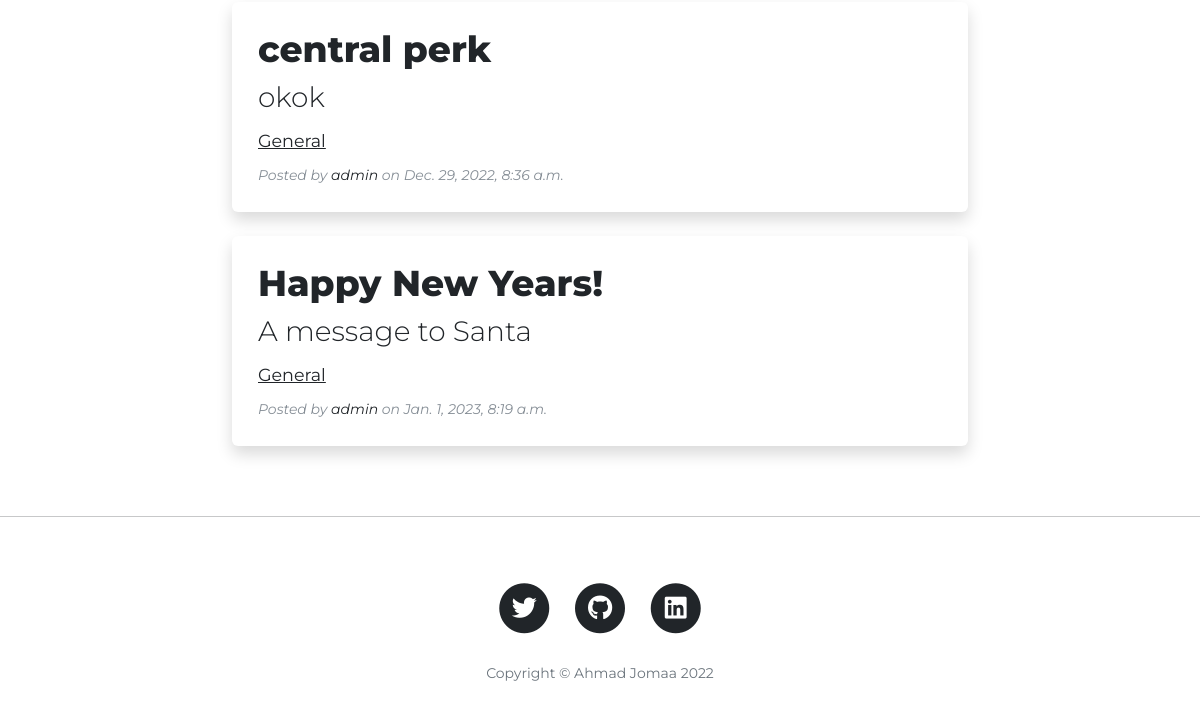
Page /blog/search/ (lower part) on the earlier database version.
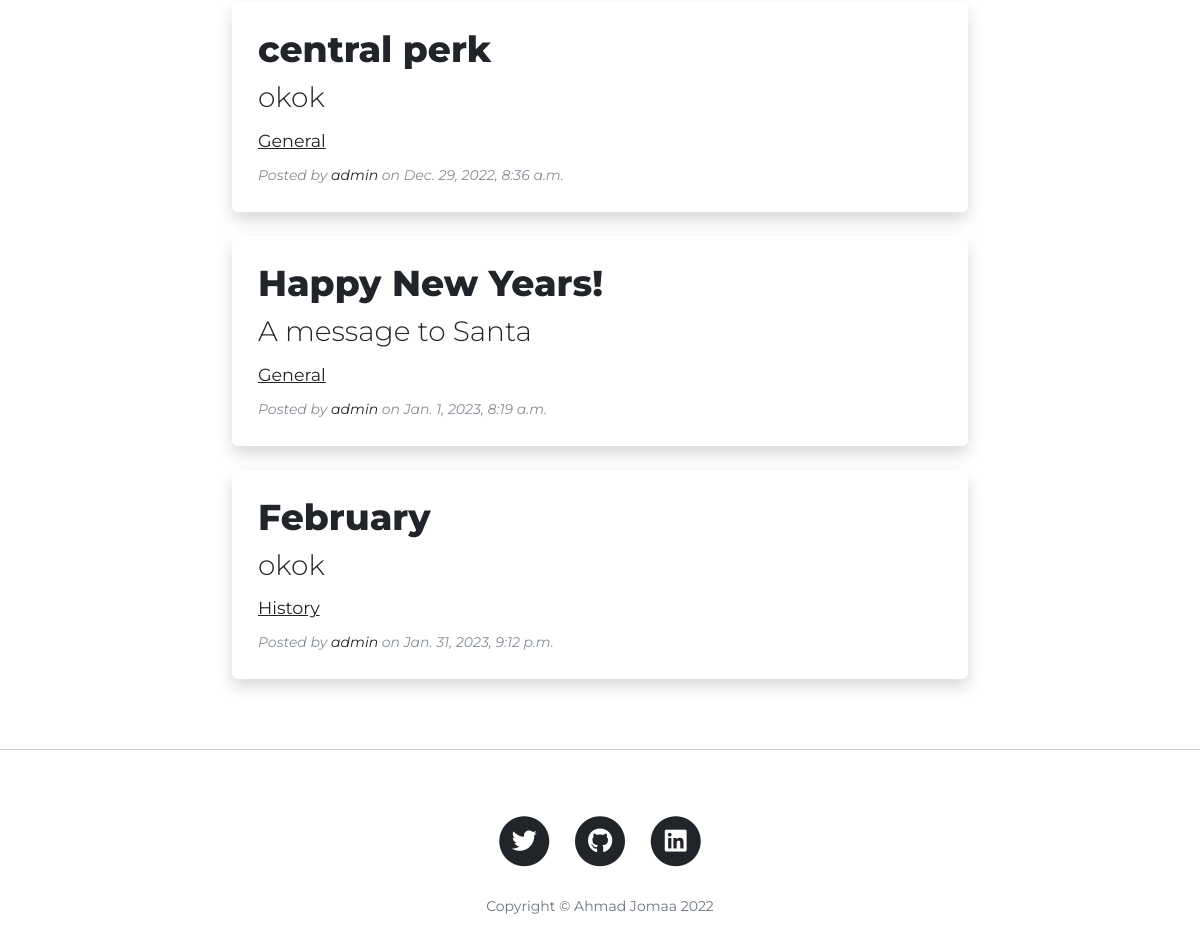
Same page on the later database version.
### blog/models.py (models this page shows, shortened)
class BlogPost(models.Model):
    title = models.CharField(max_length=64)
    subtitle = models.CharField(max_length=128)
    body = RichTextField()
    choices = [("general", "General"), ("philosophy", "Philosophy"), ("science", "Science"),
                   ("history", "History"), ("politics", "Politics"), ("economics", "Economics"), ("other", "Other")]
    category = models.CharField(max_length=32, choices=choices)
    author = models.ForeignKey(User, on_delete=models.CASCADE)
    date = models.DateTimeField(auto_now_add=True)
    last_modified = models.DateTimeField(auto_now=True)
    likes = models.ManyToManyField(User, related_name="blog_posts")
    img = models.ImageField(verbose_name='Image',blank=True, null=True, upload_to="images/")
    class Meta:
        verbose_name_plural = "Posts"

### blog/views.py (the view)
# urls.py: path("search/", views.search, name="search"),
def search(request):
    query = request.GET.get("query", "")
    posts = BlogPost.objects.filter(Q(title__icontains=query) | Q(subtitle__icontains=query) | Q(body__icontains=query) | Q(author__username__icontains=query) | Q(author__first_name__icontains=query) | Q(author__last_name__icontains=query) | Q(category__icontains=query))
    return render(request, "blog/search.html", {"posts":posts, "query":query})

### blog/context_processors.py (called while the page is built)
def add_variable_to_context(request):
    all_categories = {item[0]:item[1] for item in BlogPost.choices}
    return {"all_categories": all_categories}

### blog/templates/blog/search.html (shortened to what this page needs)
{% extends 'blog/base.html' %}
{% load static %}
{% block content %}
  <div class="container">
    <div class="row">
      <div class="col-lg-8 col-md-10 mx-auto">
        {% if posts %}
          {% for post in posts %}
            <div class="post-preview form-group shadow p-3 mb-4 bg-body rounded"">
              <a href="{% url 'blog:post_detail' post.pk %}" style="text-decoration:none">
                <h2 class="post-title" style="margin:10px">
                  {{post.title}}
                </h2>
                <h3 class="post-subtitle" style="margin:10px">
                  {{post.subtitle}}
                </h3>
              </a>
              <small style="margin:10px;"><a href="{% url 'blog:categories' post.category %}">{{post.category|title}}</a></small>
              <p class="post-meta" style="margin:10px; font-size:14px;">Posted by <a href="{% url 'blog:user_posts' post.author.username %}">{{post.author.username}}</a> on {{post.date}}</p>
            </div>
          {% endfor %}
        {% else %}
          No results found for "{{ query }}".
        {% endif %}
      </div>
    </div>
  </div>
  <br>
  <hr>
{% endblock %}

Differences in the rows shown:
added BlogPost: title "February", subtitle "okok", category "History", author.username "admin", date "Jan. 31, 2023, 9:12 p.m."
